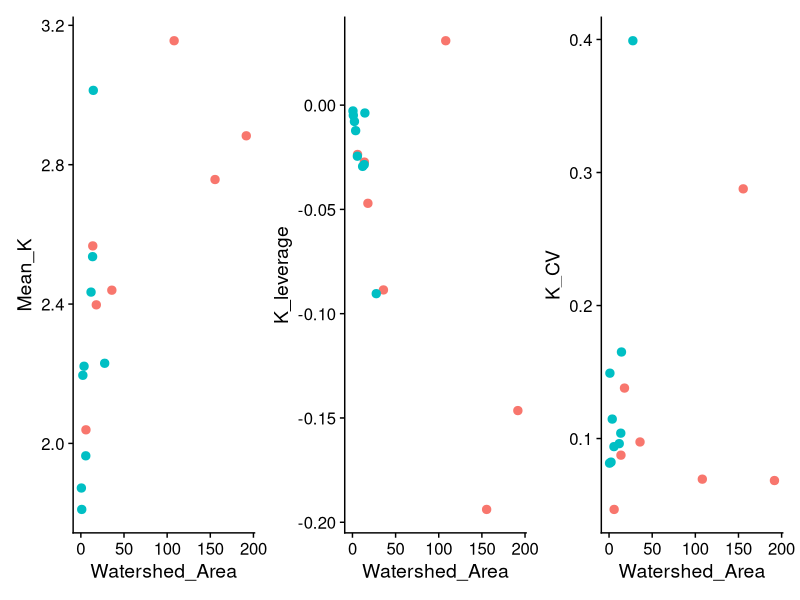
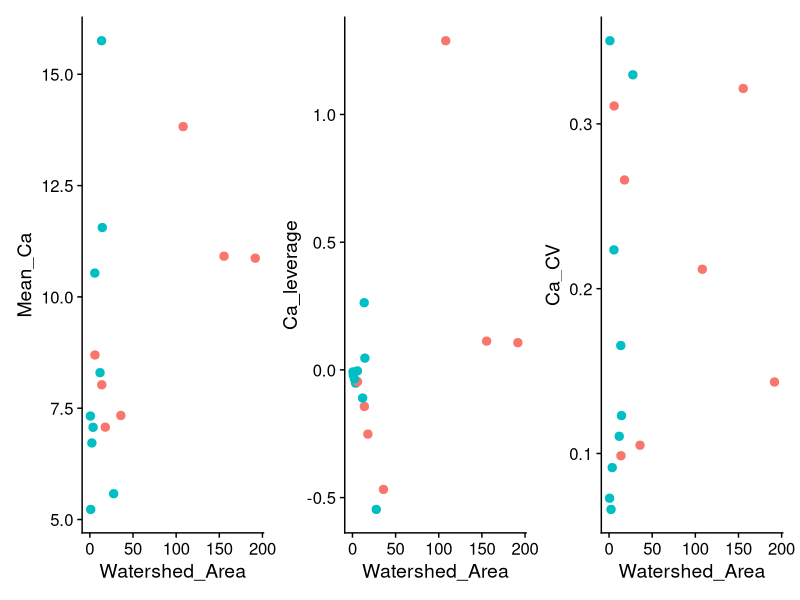
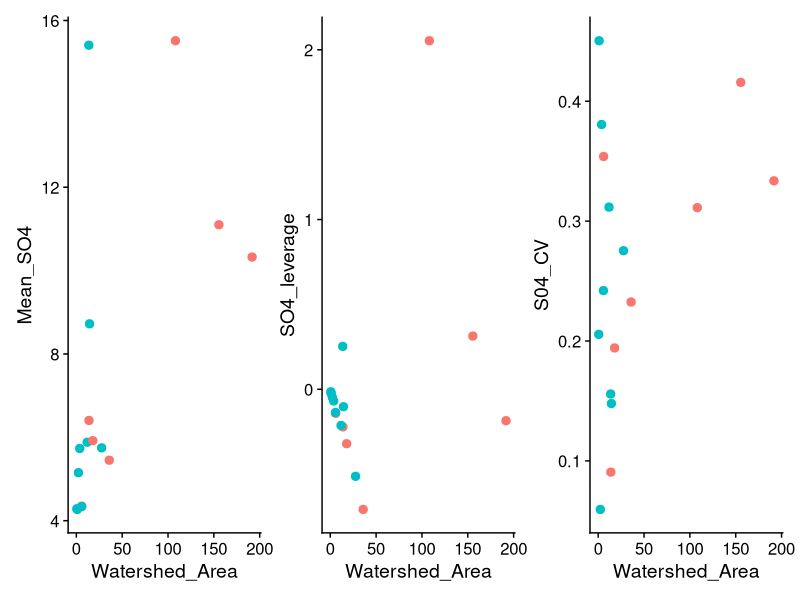
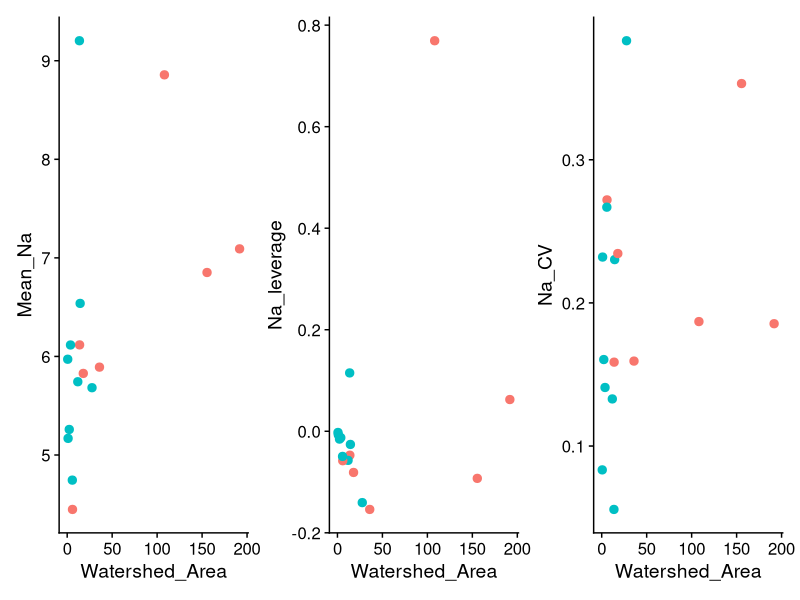
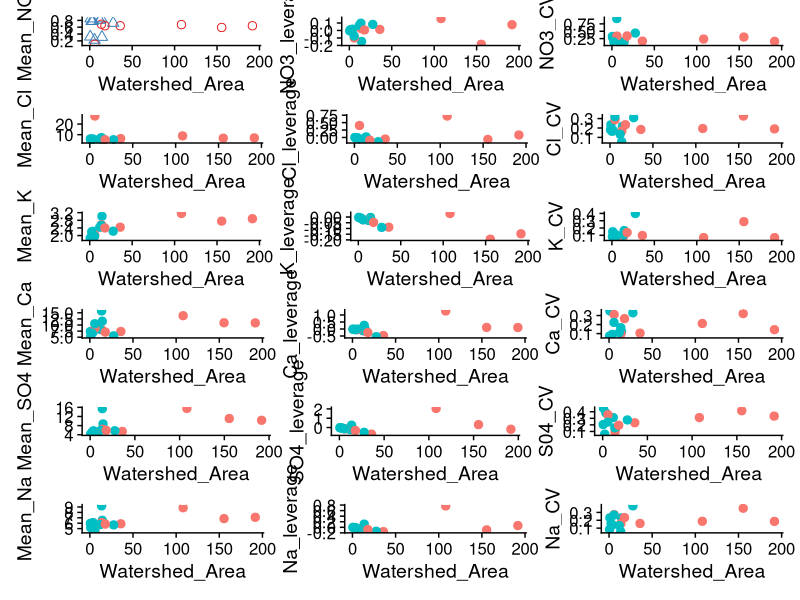

These figures' R source, in order:
#### SRW spatial stability figure


#### Figure  - Mean, leverage, and scaled CV for all solutes

library(tidyverse)
library(cowplot)
library(patchwork)

leveragem <- read_csv("data/leveragem.csv")

#### Nitrate

a <- ggplot(leveragem, aes(x = Watershed_Area, y = Mean_NO3, color = Dependence, shape = Dependence)) + 
  geom_point(size = 2.5) + 
  theme_cowplot() + 
  theme(legend.position="none")+ scale_shape_manual(values = c(1,2)) +
  scale_colour_brewer(palette = "Set1")



b <- ggplot(leveragem, aes(x = Watershed_Area, y = NO3_leverage, color = Dependence)) + 
  geom_point(size = 2.5) + 
  theme_cowplot()+ 
  theme(legend.position="none")

c <- ggplot(leveragem, aes(x = Watershed_Area, y = NO3_CV, color = Dependence)) + 
  geom_point(size = 2.5) + 
  theme_cowplot()+ 
  theme(legend.position="none")

aa <- a + b + c


### Chloride


d <- ggplot(leveragem, aes(x = Watershed_Area, y = Mean_Cl, color = Dependence)) + 
  geom_point(size = 2.5) + 
  theme_cowplot()+ 
  theme(legend.position="none")



e <- ggplot(leveragem, aes(x = Watershed_Area, y = Cl_leverage, color = Dependence)) + 
  geom_point(size = 2.5) + 
  theme_cowplot()+ 
  theme(legend.position="none")

f <- ggplot(leveragem, aes(x = Watershed_Area, y = Cl_CV, color = Dependence)) + 
  geom_point(size = 2.5) + 
  theme_cowplot()+ 
  theme(legend.position="none")

bb <- d + e + f


### Potassium


g <- ggplot(leveragem, aes(x = Watershed_Area, y = Mean_K, color = Dependence)) + 
  geom_point(size = 2.5) + 
  theme_cowplot()+ 
  theme(legend.position="none")



h <- ggplot(leveragem, aes(x = Watershed_Area, y = K_leverage, color = Dependence)) + 
  geom_point(size = 2.5) + 
  theme_cowplot()+ 
  theme(legend.position="none")

i <- ggplot(leveragem, aes(x = Watershed_Area, y = K_CV, color = Dependence)) + 
  geom_point(size = 2.5) + 
  theme_cowplot()+ 
  theme(legend.position="none")

cc <- g + h + i

cc

### Calcium


j <- ggplot(leveragem, aes(x = Watershed_Area, y = Mean_Ca, color = Dependence)) + 
  geom_point(size = 2.5) + 
  theme_cowplot()+ 
  theme(legend.position="none")



k <- ggplot(leveragem, aes(x = Watershed_Area, y = Ca_leverage, color = Dependence)) + 
  geom_point(size = 2.5) + 
  theme_cowplot()+ 
  theme(legend.position="none")

l <- ggplot(leveragem, aes(x = Watershed_Area, y = Ca_CV, color = Dependence)) + 
  geom_point(size = 2.5) + 
  theme_cowplot()+ 
  theme(legend.position="none")

dd <- j + k + l

dd


### Sulfate


m <- ggplot(leveragem, aes(x = Watershed_Area, y = Mean_SO4, color = Dependence)) + 
  geom_point(size = 2.5) + 
  theme_cowplot()+ 
  theme(legend.position="none")



n <- ggplot(leveragem, aes(x = Watershed_Area, y = SO4_leverage, color = Dependence)) + 
  geom_point(size = 2.5) + 
  theme_cowplot()+ 
  theme(legend.position="none")

o <- ggplot(leveragem, aes(x = Watershed_Area, y = S04_CV, color = Dependence)) + 
  geom_point(size = 2.5) + 
  theme_cowplot()+ 
  theme(legend.position="none")

ee <- m + n + o

ee


### Sodium


p <- ggplot(leveragem, aes(x = Watershed_Area, y = Mean_Na, color = Dependence)) + 
  geom_point(size = 2.5) + 
  theme_cowplot()+ 
  theme(legend.position="none")



q <- ggplot(leveragem, aes(x = Watershed_Area, y = Na_leverage, color = Dependence)) + 
  geom_point(size = 2.5) + 
  theme_cowplot()+ 
  theme(legend.position="none")

r <- ggplot(leveragem, aes(x = Watershed_Area, y = Na_CV, color = Dependence)) + 
  geom_point(size = 2.5) + 
  theme_cowplot()+ 
  theme(legend.position="none")

ff <- p + q + r

ff

################################################################################################

### Now combining all together


aa/bb/cc/dd/ee/ff
